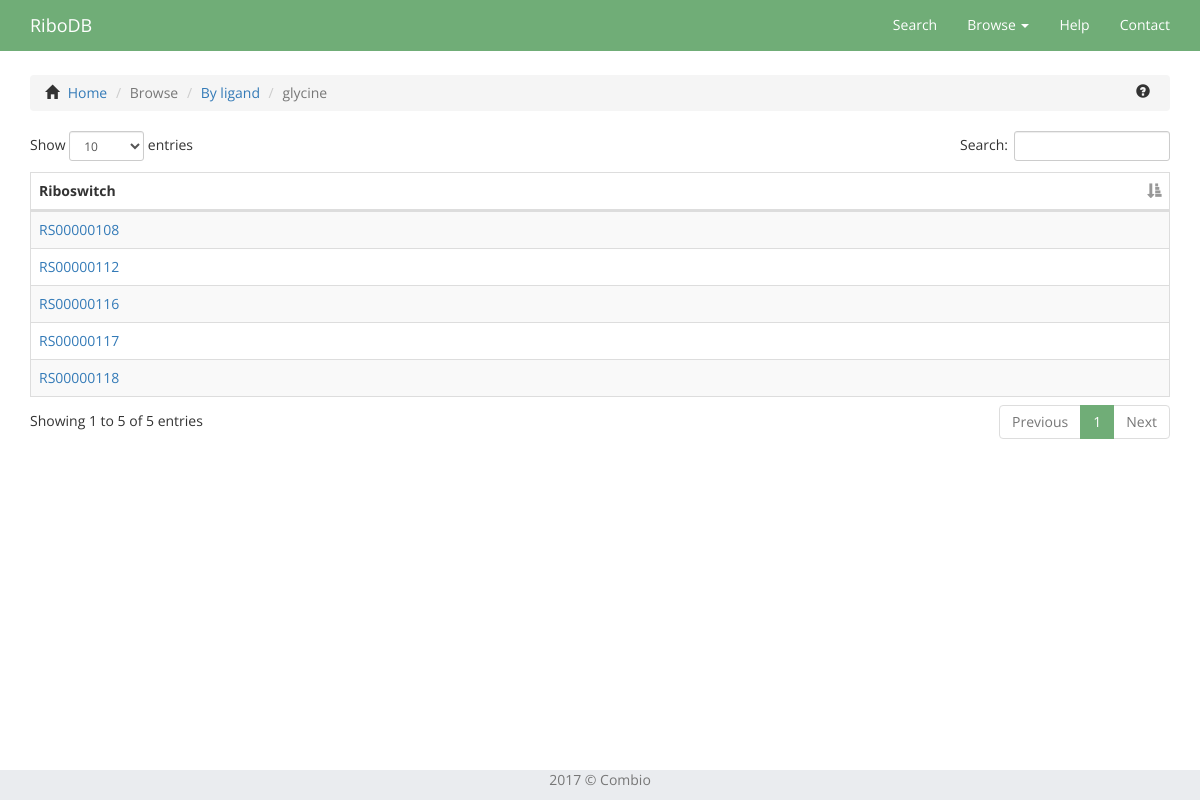
The app's page /browser/ligand/glycine/, older data.
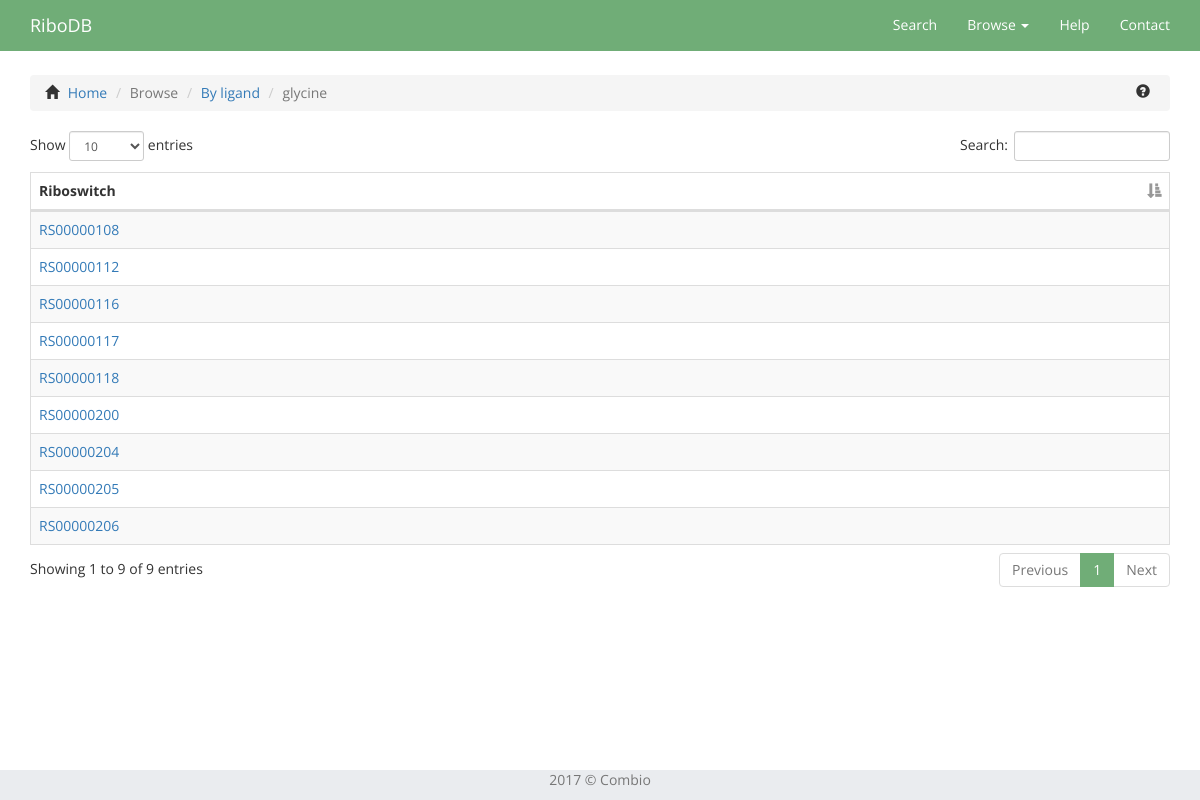
The same page, newer data.
### database/models.py (models this page shows, shortened)
class Record(models.Model):
	family = models.ForeignKey('RiboFamily', null = True)
	gene = models.OneToOneField('Gene', null = True, related_name = 'gene')
	genes_under_operon_regulation = models.ManyToManyField('Gene', related_name = 'operon_gene') # MANY TO MANY
	terminator = models.OneToOneField('Position', null = True, related_name = 'terminator')
	promoter = models.OneToOneField('Position', null = True, related_name = 'promoter')
	shinedalgarno = models.OneToOneField('Position', null = True, related_name = 'shinedalgarno')
	articles = models.ManyToManyField('Article', related_name = 'article') # MANY TO MANY
	sequence = models.TextField('sekwencja') # Wywalic?
	EFFECT_CHOICES = (
		('+', 'ACTIVATION'),
		('.', 'UNKNOWN'),
		('-', 'SILECING'),
	)
	effect = models.CharField(max_length = 1, choices = EFFECT_CHOICES, default = '.')
	MECHANISM_CHOICES = (
		('TRN', 'TRANSCRIPTION'),
		('TRL', 'TRANSLATION'),
		('UN', 'UNKNOWN'),
		('DG', 'DEGRADATION'),
	)
	mechanism = models.CharField(max_length = 3, choices = MECHANISM_CHOICES, default = 'UN')
	mechanism_confirmation = models.ForeignKey('Article', related_name = 'confirmation', null = True) # ZROBIĆ!
	def name(self):
		return "RS{}".format((str(self.id).zfill(8)))

### database/views.py (the view)
# urls.py: url(r'^browser/ligand/(?P<ligand_name>[A-Za-z]+)/$', views.ligand_details, name='ligand_details'),
def ligand_details(request, ligand_name):
    recordList = []
    name = ligand_name
    for e in Record.objects.all():
        if e.family != None:
            if ligand_name in str(e.family.ribo_class.ligands.all()):
                dic = {
                    'id': e.id,
                    'name': e.name,
                    'ligand': None,
                }
                dic['name'] = e.name if e.name != None else dic['name']
                dic['ligand'] = e.family.ribo_class.ligands.all()[0].name if e.family.ribo_class.ligands.all() != None else dic['ligand']
                recordList.append(dic.copy())
    context = {
        'recordList': recordList,
        'name': name,
    }
    return render(request, 'database/ligand_details.html', context)

### database/models.py (called while the page is built)
	def __str__(self):
		return 'LiC: {} {}'.format(self.name, self.description)

	def __str__(self):
		return 'Li: |{}| {} {} {}'.format(self.ligand_class, self.name, self.description, self.image_name)

### database/templates/database/ligand_details.html (shortened to what this page needs)
{% extends 'database/base.html' %}
{% load static %}
{% block css_plugins %}
<link rel="stylesheet" type="text/css" href="{% static "database/plugins/datatables/styles/datatables.bootstrap.min.css" %}">
{% endblock %}
{% block content %}
	<div class="container">
		  <div class="bs-example">
		      <ul class="breadcrumb">
		      	<span class="glyphicon glyphicon-home"></span>
		          <li><a href="{% url 'database:index' %}">Home</a></li>
		          <li class="active">Browse</li>
		          <li><a href="{% url 'database:ligand_browser' %}">By ligand</a></li>
		          <li class="active">{{ name }}</li>
		          <span data-toggle="popover" class="glyphicon glyphicon-question-sign glyphicon-help pull-right" title="Browsing result page" data-content="On this page, you see all the riboswitches which are results of browsing." data-trigger="hover" data-placement="left"></span>
		      </ul>
		  </div>
			<div class="dataTables wrapper form-inline dt-bootstrap no-footer">
				<div class="col-xs-12" id="table_wrapper" >
					<table id="ligand-table" class="table table-striped table-bordered" cellspacing="0" width="100%">
						<thead>
							<tr>
								<th>Riboswitch</th>
							</tr>
						</thead>
							<tbody>
							{% for rr in recordList %}
								<tr role="row">
									<td><a href="{% url 'search:record' rr.name %}">{{ rr.name }}</a></td>
								</tr>
							{% endfor %}
							</tbody>
					</table>
				</div>
			</div>
		</div>
{% endblock %}

Row changes from the older to the newer data that the page shows:
added Record: name "RS00000200"
added Record: name "RS00000204"
added Record: name "RS00000205"
added Record: name "RS00000206"
Text that changed along with them:
text written by a page script: "Show entries Search: Showing 1 to 5 of 5 entries Previous 1 Next" → "Show entries Search: Showing 1 to 9 of 9 entries Previous 1 Next"
